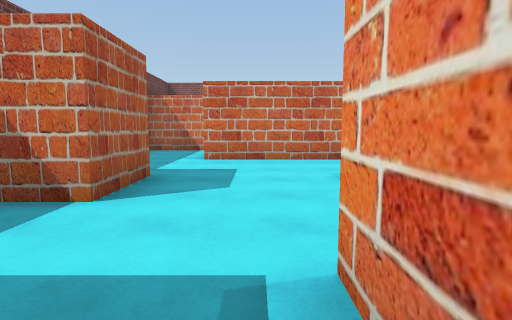
[1] (above)

17 first-person views from a walk through a scene from a Unity 3-D project. The camera is 1.4 m above the floor, tilts 6° down and sees 80° across. The floor is counted in squares, 2 m on a side. Each view is taken from the middle of a square. On the plan, view 1 faces up. The plan holds only what a view shows up to about 10 squares ahead; the rest is blank. Some surface patterns are stand-ins.

[2]
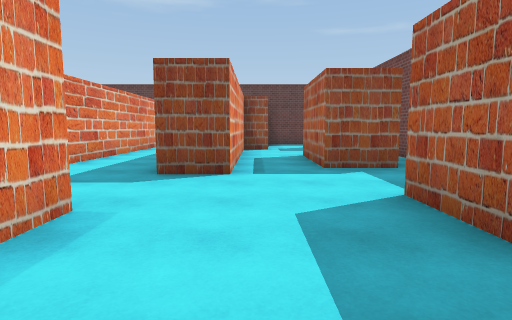

[3]
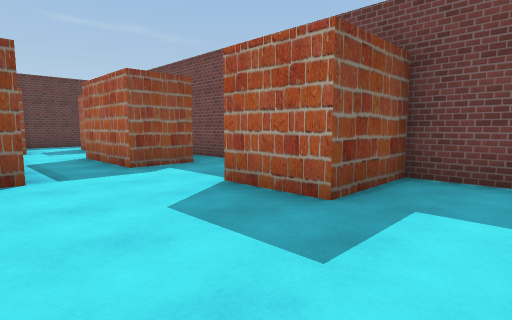

[4]
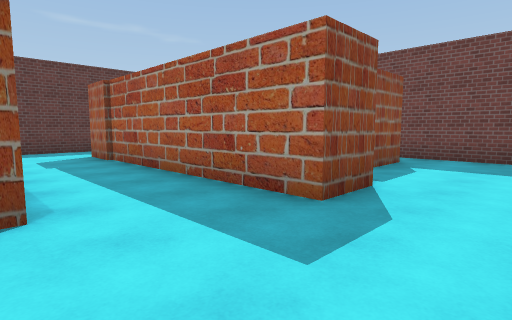

[5]
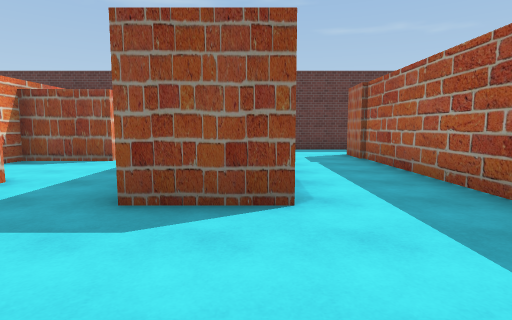

[6]
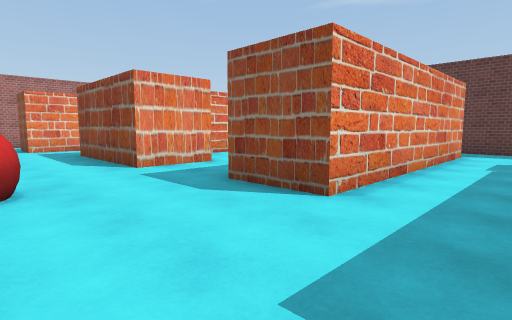

[7]
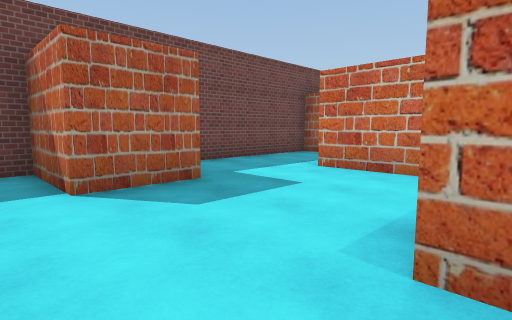

[8]
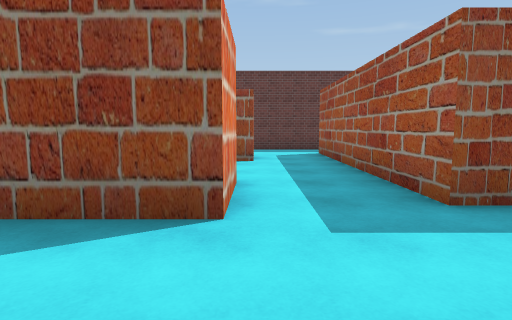

[9]
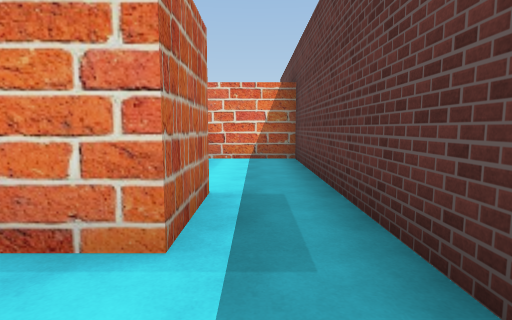

[10]
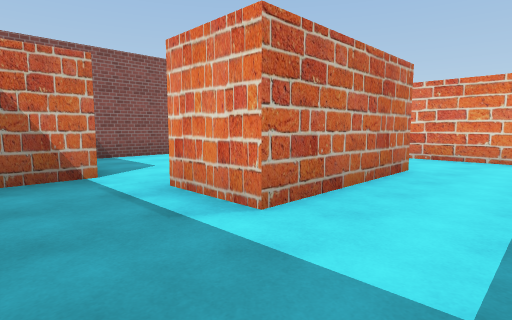

[11]
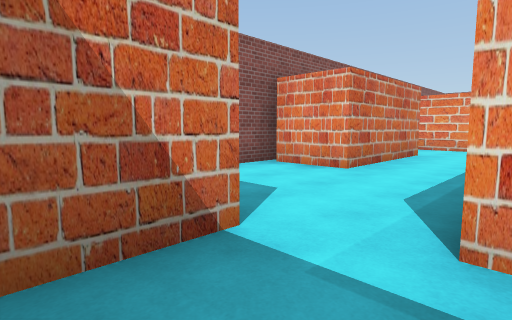

[12]
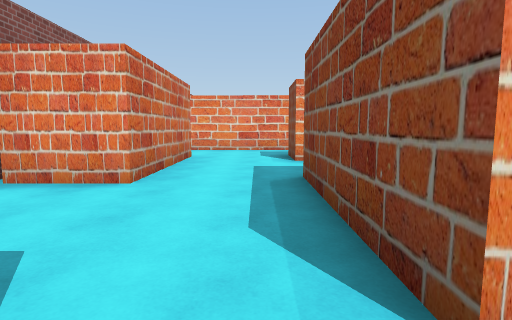

[13]
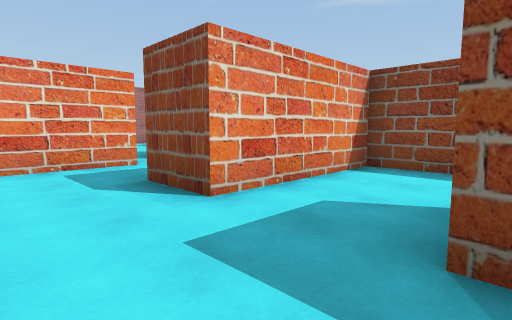

[14]
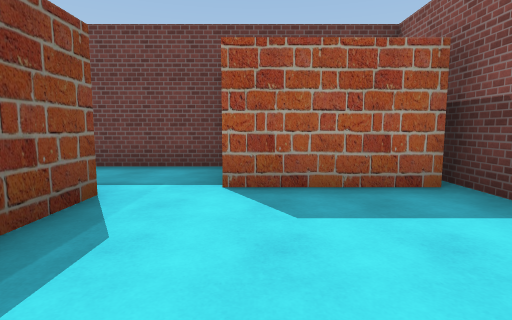

[15]
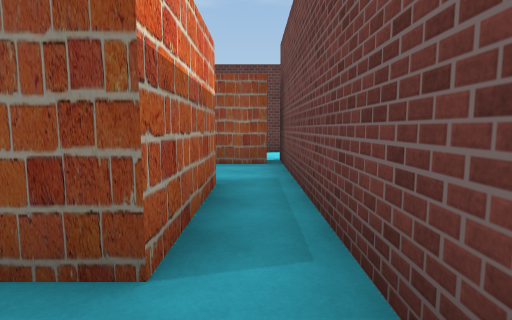

[16]
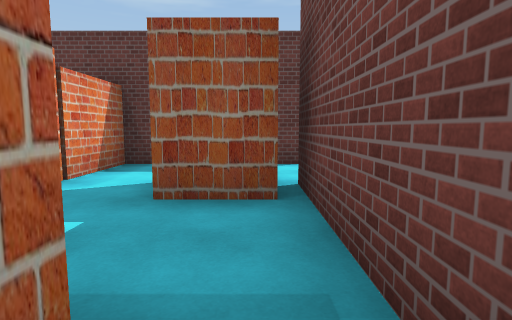

[17]
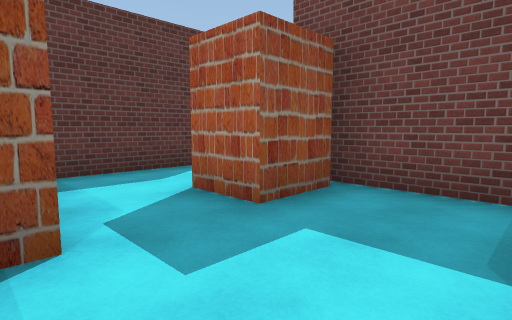

### Floor plan
Points are (right, up) in squares from view 1. A wall is a line through its corners. A room is listed if a view was taken in it or the views show most of it. See-through windows are left out.
Room 1 (views 1, 2, 3, 4, 5, 6, 7, 8, 9, 10, 11)
walls: (3.6, 0.3) (5.2, 0.3) (5.2, -5.5) (3.6, -5.5) (3.6, 0.3); (2, 3.5) (1.6, 3.5) (1.6, 4.2); (7.2, -1) (7.2, 0.7) (10.6, 0.7); (0.4, -1.5) (0.4, 1.4) (1.5, 1.4) (1.5, -5.1); (7, -3.5) (9, -3.5) (9, -2.1); (2.5, 6.8) (-1.2, 6.8) (-1.1, 8.3); (-2.5, 0.7) (-1.2, 0.7) (-1.2, -1.9); (1, -6.9) (9, -6.9) (9, -4.9); (12.5, 0.1) (12.5, 1.4); (-3.5, 8.4) (-3.5, 4.5) (-1.6, 4.5) (-1.6, 2.8) (-2.5, 2.8)
ways out: opening at (-2.5, 7.5) to room 2; opening at (-2, 1.5) to room 4; opening at (-0.5, -0.5) to room 5; opening at (2, 5.5) to room 6; opening at (11.5, -0.5); opening at (13, 2)
objects: red ball (6, 3)
Room 2 (view 12)
walls: (1.8, 10.6) (1.8, 12.2); (-1.1, 8.3) (1.5, 8.3); (-1.6, 12.2) (-1.6, 9.6) (-3.5, 9.6) (-3.5, 8.4); (2.2, 12.5) (-2.1, 12.5)
ways out: opening at (-2.5, 7.5) to room 1; opening at (2, 9.5) to room 3
Room 3 (views 13, 14)
walls: (1.5, 8.3) (2.5, 8.3); (4.5, 10.6) (1.8, 10.6); (4.5, 6.6) (4.5, 8.3)
ways out: opening at (2, 9.5) to room 2; opening at (3.5, 7.5) to room 6; opening at (5, 9.5)
Room 4 (views 15, 16)
walls: (-2.5, 2.8) (-3.5, 2.8) (-3.5, -1.4); (-2.5, -1.9) (-2.5, 0.7)
ways out: opening at (-2, 1.5) to room 1; opening at (-3, -0.5) to room 8
Room 5 (view 17)
walls: (-0.5, -3.9) (0.4, -3.9); (-2, -3.9) (-2, -5.1); (0.4, -3.5) (0.4, -1.5)
ways out: opening at (-0.5, -0.5) to room 1; opening at (-1, -4.5) to room 7; opening at (-2, -2.5) to room 8
Room 6 (no view inside)
walls: (3.1, 4.6) (4.5, 4.6) (4.5, 6.6)
ways out: opening at (2, 5.5) to room 1; opening at (3.5, 7.5) to room 3
Room 7 (no view inside)
walls: (-3.9, -6.9) (-0.5, -6.9) (-0.5, -4.9)
ways out: opening at (-1, -4.5) to room 5
Room 8 (no view inside)
walls: (-3.5, -1.4) (-3.5, -4.9); (-3.2, -3.9) (-2, -3.9)
ways out: opening at (-3, -0.5) to room 4; opening at (-2, -2.5) to room 5

Positions as (right, up) in squares from view 1, and headings:
1: (0, 0), facing up
2: (0, 6), facing down
3: (1, 6), facing down-left
4: (4, 3), facing down-left
5: (4, 3), facing down
6: (2, 3), facing down-right
7: (2, 2), facing up-left
8: (7, 3), facing down
9: (2, -6), facing right
10: (-3, 5), facing up-right
11: (-3, 8), facing up-right
12: (-2, 9), facing right
13: (2, 10), facing down-right
14: (2, 10), facing left
15: (-3, 2), facing down
16: (-3, -1), facing down
17: (0, -2), facing down-left
